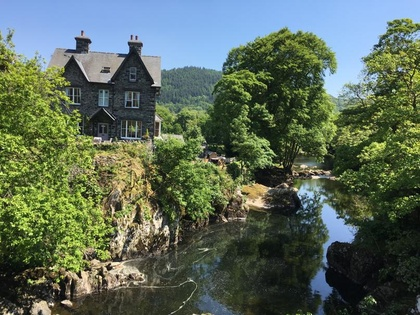
%> input picture betws_y_coed_small.jpg, 420 x 315 px, shrunk from 807 x 605 before the run
$ octave FoxsVideoToolboxTester_MatchingFrames.m   (GNU Octave 9; MATLAB toolbox functions it lacks are replaced by stand-ins)
%> lines starting %> are read from the running program, lines starting %| are printed output that depends on the picture
### fox_get_features.m
function x = fox_get_features(im,fstr,blocks,bins)
%=======================================================================
%fox_get_features Returns a set of features extracted from an image
%   x = fox_get_features(im,fstr,blocks,bins)
%   Five different feature types are encoded.
%
%   Input -----
%      'im': RGB input image
%      'fstr': feature string - one of these - RGB, HSV, CHR, OHT, H
%      'blocks': number of blocks to split the image into, e.g., 1, 4, 9
%                (should be a square number)
%      'bins': number of bins for histogram features
%
%   Output -----
%      'x': vector-row with the extracted features
%========================================================================

% (c) Fox's Vis Toolbox                                             ^--^
% 01.11.2017 -----------------------------------------------------  \oo/
% -------------------------------------------------------------------\/-%

%#ok<*AGROW>

blocks = round(sqrt(blocks));
ims = size(im);
ims = ims(1:2);

ro = round(linspace(1,ims(1),blocks+1));
co = round(linspace(1,ims(2),blocks+1));
x = [];
for si = 1:blocks
    endpixelr = ro(si+1)-1;
    if si == blocks, endpixelr = ro(si+1); end
    for sj = 1:blocks
        endpixelc = co(sj+1)-1;
        if sj == blocks, endpixelc = co(sj+1); end
        partFrame = im(ro(si):endpixelr,co(sj):endpixelc,:);
        if strcmpi(fstr,'H')
            x = [x colour_features_histogram(partFrame,bins)];
        else
            x = [x colour_features_mean(partFrame,fstr)];
        end
    end
end
end

% *************************************************************************
% [43 lines left out: functions colour_features_mean, colour_features_histogram, not called in this run]

function B = find_bins(bins,x1,x2)
B = linspace(x1,x2,bins + 1); B = B - (B(2)-B(1)) / 2; B(1) = [];
end

### fox_match_two_vectors.m
function [match, value] = fox_match_two_vectors(a,b,threshold,d)
%=======================================================================
%fox_match_two_vectors Match two vectors
%   [match, value] = fox_match_two_vectors(a,b,threshold,d) calculates
%   the distance between two vectors and returns a logical value 'match'
%   as well as the value of the distance.
%
%   Input -----
%      'a': 1-by-N vector with image representation
%      'b': 1-by-N vector with image representation
%      'threshold': threshold for the match; match is declared if
%                   distance is <= threshold
%      'd': distance type
%           1 Euclidean, 2 Minkowski (L1 norm), 3 Cosine (angular),
%           4 SURF
%
%   Output -----
%      'match': match output - 0 no match, 1 match (logical variable)
%      'value': distance value
%========================================================================

% (c) Fox's Vis Toolbox                                             ^--^
% 08.06.2018 -----------------------------------------------------  \oo/
% -------------------------------------------------------------------\/-%

switch d
    case 1 % Euclidean
        value = sqrt((a(:)-b(:))'*(a(:)-b(:))); % Euclidean
    case 2 % Minkowski
        value = sum(abs(a(:)-b(:)));
    case 3 % Cosine (angular distance)
        value = 2*acos((a(:)-b(:))'*(a(:)-b(:))/(norm(a) * norm(b)))/pi;
end
match = value < threshold;

### fox_match_two_frames_surf.m
function [match, value] = fox_match_two_frames_surf(A,B,threshold,vis)
%=======================================================================
%fox_match_two_frames_surf Calculate the match between two images using
%SURF features.
%   [match, value] = fox_match_two_frames_surf(A,B,threshold,vis) uses
%   SURF features to calcuate the match between two images
%
%   Input -----
%      'A': image 1
%      'B': image 2
%      'threshold': thresholf for the match; match is declared if
%                   distance is <= threshold
%      'vis': 0/1 visualisation flag
%
%   Output -----
%      'match': match output - 0 no match, 1 match (logical variable)
%      'value': distance value
%========================================================================

% (c) Fox's Vis Toolbox                                             ^--^
% 08.06.2018 -----------------------------------------------------  \oo/
% -------------------------------------------------------------------\/-%

if nargin == 3, vis = 0; end

if ndims(A) == 3; A = rgb2gray(A); B = rgb2gray(B); end
s1 = detectSURFFeatures(A);
s2 = detectSURFFeatures(B);

[Features1, Points1] = extractFeatures(A, s1);
[Features2, Points2] = extractFeatures(B, s2);
Pairs = matchFeatures(Features1, Features2, 'Metric','SSD',...
    'MaxRatio',0.5,'MatchThreshold',5);
PairsReverse = matchFeatures(Features2, Features1,...
    'Metric','SSD','MaxRatio',0.5,'MatchThreshold',5);

p1 = size(Points1,1); p2 = size(Points2,1);

m = min(size(Pairs,1),size(PairsReverse,1)); % number of matched points

if vis % show the pictures
    matchedPoints1 = Points1(Pairs(:, 1), :);
    matchedPoints2 = Points2(Pairs(:, 2), :);
    matchedPointsR2 = Points1(PairsReverse(:, 2), :);
    matchedPointsR1 = Points2(PairsReverse(:, 1), :);
    figure
    subplot(2,1,1)
    showMatchedFeatures(A, B, matchedPoints1, matchedPoints2,...
        'montage');
    subplot(2,1,2)
    showMatchedFeatures(B, A, matchedPointsR2, matchedPointsR1,...
        'montage');

end

if ~isempty(p1) && ~isempty(p2) % there are salient points
    value = 1 - 2*m/(p1+p2); % mini F-measure
else
    value = inf;
end
match = value < threshold;

### FoxsVideoToolboxTester_MatchingFrames.m
% Fox's Video Toolbox Tester

clear, clc, close all

% Upload and show an image ------------------------------------------------
a = imread('betws_y_coed_small.jpg');
%> a is the input picture: size 315x420x3 uint8; mean R, G, B 90.8, 105.3, 89.2
aReverse = flip(a,2); % flipped image
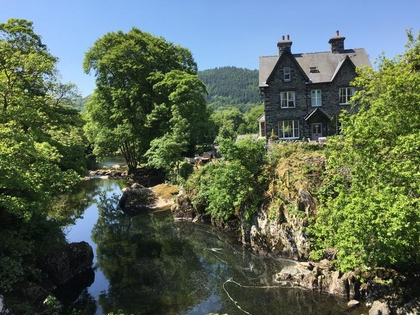
%> aReverse: size 315x420x3 uint8; mean R, G, B 90.8, 105.3, 89.2; mean of the top-left, top-right, bottom-left and bottom-right quarters 112.4, 126.2, 54, 88.1
figure, subplot(121), imshow(a), title('Original image')
subplot(122), imshow(aReverse), title('Reversed image')

% Extract RGB features ----------------------------------------------------
featureString = 'RGB'; % feature space
x_rgb1 = fox_get_features(a, featureString, 1);  % whole image
%> after the loop in fox_get_features, `for si = 1:blocks`: x = [90.76 105.3 89.22 54.9 61.35 78.32]
%> x_rgb1 = [90.76 105.3 89.22 54.9 61.35 78.32]
rx_rgb1 = fox_get_features(aReverse, featureString, 1);
%> rx_rgb1 = [90.76 105.3 89.22 54.9 61.35 78.32]
x_rgb9 = fox_get_features(a, featureString, 9); % 9 blocks
%> x_rgb9 = 54 values, max 162.5 at index 9, min 33.31 at index 48, mean 73.45
rx_rgb9 = fox_get_features(aReverse, featureString, 9);
%> rx_rgb9 = 54 values, max 162.2 at index 9, min 33.22 at index 48, mean 73.42

% Calculate match ---------------------------------------------------------
fprintf('Testing Frame Matching (RGB), Euclidean\n')

% Scale RGB feature values between 0 and 1
xrgb1_scaled = x_rgb1/255;
%> xrgb1_scaled = [0.356 0.413 0.35 0.215 0.241 0.307]
xrgb9_scaled = x_rgb9/255;
%> xrgb9_scaled = 54 values, max 0.637 at index 9, min 0.131 at index 48, mean 0.288
rxrgb1_scaled = rx_rgb1/255;
%> rxrgb1_scaled = [0.356 0.413 0.35 0.215 0.241 0.307]
rxrgb9_scaled = rx_rgb9/255;
%> rxrgb9_scaled = 54 values, max 0.636 at index 9, min 0.13 at index 48, mean 0.288
% Maximum Euclidean distance would be sqrt(n) (minimum 0)
threshold = 0.5 * sqrt(numel(x_rgb1));
%> threshold = 1.22
[match1, value1] = fox_match_two_vectors(xrgb1_scaled,...
    rxrgb1_scaled,threshold,1);
%> in fox_match_two_vectors, `value = sqrt((a(:)-b(:))'*(a(:)-b(:)));`: value = 8.31e-15
%> in fox_match_two_vectors, `match = value < threshold;`: match = true
%> match1 = true; value1 = 8.31e-15
[match9, value9] = fox_match_two_vectors(xrgb9_scaled,...
    rxrgb9_scaled,threshold,1);
%> match9 = true; value9 = 0.6
fprintf('\nThreshold %.4f\n',threshold)
%| Threshold 1.2247
fprintf('Original vs reversed - 1 block: %i, value %.4f\n',match1,value1)
%| Original vs reversed - 1 block: 1, value 0.0000
fprintf('Original vs reversed - 9 blocks: %i, value %.4f\n',...
    match9,value9)
%| Original vs reversed - 9 blocks: 1, value 0.5996

% Extract H histogram features --------------------------------------------
featureString = 'H'; % feature space
x_rgb1 = fox_get_features(a, featureString, 1,32);  % whole image
%> x_rgb1 = 32 values, max 24075 at index 7, min 5 at index 27, mean 4134.4
rx_rgb1 = fox_get_features(aReverse, featureString, 1,32);
%> rx_rgb1 has the same summary as x_rgb1
x_rgb9 = fox_get_features(a, featureString, 9,32); % 9 blocks
%> x_rgb9 = 288 values, max 7048 at index 20, min 0 at index 56, mean 459.4
rx_rgb9 = fox_get_features(aReverse, featureString, 9,32);
%> rx_rgb9 = 288 values, max 7101 at index 84, min 0 at index 1, mean 459.4

% Calculate match ---------------------------------------------------------
fprintf('\nTesting Frame Matching (H-histograms, 32 bins) Minkowski\n')

% Scale H feature values to sum 1
xrgb1_scaled = x_rgb1/sum(x_rgb1);
%> xrgb1_scaled = 32 values, max 0.182 at index 7, min 3.78e-05 at index 27, mean 0.0312
xrgb9_scaled = x_rgb9/sum(rx_rgb1);
%> xrgb9_scaled = 288 values, max 0.0533 at index 20, min 0 at index 56, mean 0.00347
rxrgb1_scaled = rx_rgb1/sum(x_rgb9);
%> rxrgb1_scaled has the same summary as xrgb1_scaled
rxrgb9_scaled = rx_rgb9/sum(rx_rgb9);
%> rxrgb9_scaled = 288 values, max 0.0537 at index 84, min 0 at index 1, mean 0.00347
threshold = 0.5;
[match1, value1] = fox_match_two_vectors(xrgb1_scaled,...
    rxrgb1_scaled,threshold,2);
%> value1 = 0
[match9, value9] = fox_match_two_vectors(xrgb9_scaled,...
    rxrgb9_scaled,threshold,2);
%> match9 = false; value9 = 0.792
fprintf('\nThreshold %.4f\n',threshold)
fprintf('Original vs reversed - 1 block: %i, value %.4f\n',match1,value1)
%| Original vs reversed - 1 block: 1, value 0.0000
fprintf('Original vs reversed - 9 blocks: %i, value %.4f\n\n',...
    match9,value9)
%| Original vs reversed - 9 blocks: 0, value 0.7915

% SURF matching -----------------------------------------------------------
visual = 1;

[matchs1, values1] = fox_match_two_frames_surf(a,a,threshold,...
    visual);
%> in fox_match_two_frames_surf, `A = rgb2gray(A)`:
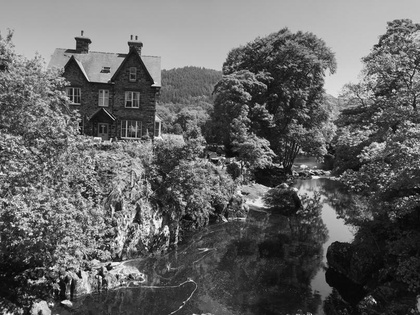
%> A: size 315x420 uint8; min 1, max 254, mean 99.1
%> the run ends on the next line
